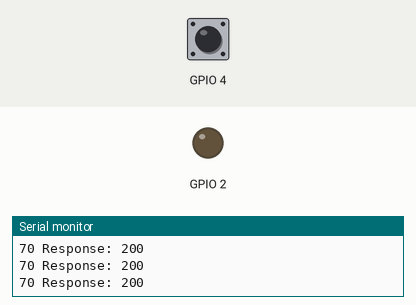
This sketch was run on a simulated ESP32. Shown: output pins drawn as LEDs (lit = HIGH), the last lines printed to the serial monitor. Inputs (shaded band) come from the test bench; at power-on: GPIO 4 HIGH. WiFi joins after 1.5 s; servers stay silent unless stated; web services answer with replies made up by the test bench.

Above: at 2.7 s.
2.8 s: GPIO 4 pulled LOW for 0.25 s
At 3.0 s:
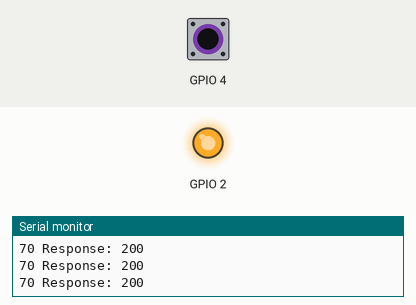
4.6 s: GPIO 4 pulled LOW for 3.2 s
At 8.8 s:
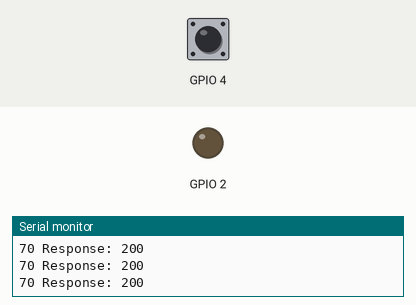
Timing chart, 0 to 10.3 s (numbered marks = the images above; inputs shaded):
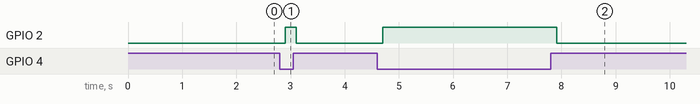

Measured:
- after the input at 2.8 s, GPIO 2: LOW → HIGH after 0.10 s, → LOW 0.20 s later
- after the input at 4.6 s, GPIO 2: LOW → HIGH after 0.11 s, → LOW 3.2 s later

The sketch:

cloud.ino
```cpp
#include <WiFi.h>
#include <HTTPClient.h>

const char* ssid = "Fitters";   //local network
const char* password = "9.F1tt3r";

const char* serverName = "https://api.thingspeak.com/update";
String apiKey = "K6T2UJI2MWST6YGU";     //write key

WiFiServer server(80);
int value = 0;
void setup(){
    Serial.begin(115200);   //begin serial communication with br 115200
    pinMode(2, OUTPUT);
    pinMode(4, INPUT);

    Serial.println();
    Serial.println();
    Serial.print("Connecting to ");
    Serial.println(ssid);

    WiFi.begin(ssid, password); // Connecting to a WiFi network

    while (WiFi.status() != WL_CONNECTED) {
        delay(500);
        Serial.print(".");
    }
    Serial.println("");
    Serial.println("WiFi connected.");
    Serial.println("IP address: ");
    Serial.println(WiFi.localIP());
}
void loop(){
 if(WiFi.status()== WL_CONNECTED){
  HTTPClient http;
  http.begin(serverName);
  int v = touchRead(4); //read touch sensor values
  if(v<20) digitalWrite(2, HIGH);   //led glows
  else digitalWrite(2, LOW);

  String DataSent = "api_key=" + apiKey + "&field1=" + String(v);
  int Response = http.POST(DataSent);   //datasent to Thingsspeak
  Serial.print(v);
  Serial.print(" Response: ");
  Serial.println(Response);
  http.end();
 }
}
```
